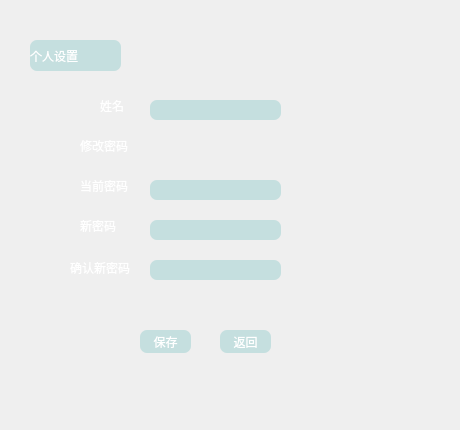
      <widget class="QWidget" name="tab_8">
       <attribute name="title">
        <string>我的考勤</string>
       </attribute>
       <widget class="QLabel" name="label_34">
        <property name="geometry">
         <rect>
          <x>80</x>
          <y>180</y>
          <width>54</width>
          <height>12</height>
         </rect>
        </property>
        <property name="styleSheet">
         <string notr="true">background: rgba(154, 207, 206,0);
color: rgb(255, 255, 255);
border:none;
border-radius:7px;
cursor:pointer;
border-image:none;
</string>
        </property>
        <property name="text">
         <string>当前密码</string>
        </property>
       </widget>
       <widget class="QLabel" name="label_35">
        <property name="geometry">
         <rect>
          <x>80</x>
          <y>140</y>
          <width>54</width>
          <height>12</height>
         </rect>
        </property>
        <property name="styleSheet">
         <string notr="true">background: rgba(154, 207, 206,0);
color: rgb(255, 255, 255);
border:none;
border-radius:7px;
cursor:pointer;
border-image:none;
</string>
        </property>
        <property name="text">
         <string>修改密码</string>
        </property>
       </widget>
       <widget class="QLineEdit" name="querenpsw">
        <property name="geometry">
         <rect>
          <x>150</x>
          <y>260</y>
          <width>131</width>
          <height>20</height>
         </rect>
        </property>
        <property name="styleSheet">
         <string notr="true">background: rgba(154, 207, 206,0.5);
color: rgb(255, 255, 255);
border:none;
border-radius:7px;
cursor:pointer;
border-image:none;
</string>
        </property>
       </widget>
       <widget class="QCheckBox" name="checkBox_9">
        <property name="geometry">
         <rect>
          <x>150</x>
          <y>140</y>
          <width>71</width>
          <height>16</height>
         </rect>
        </property>
        <property name="styleSheet">
         <string notr="true">background: rgba(154, 207, 206,0);
color: rgb(255, 255, 255);
border:none;
border-radius:7px;
cursor:pointer;
border-image:none;
</string>
        </property>
        <property name="text">
         <string/>
        </property>
       </widget>
       <widget class="QPushButton" name="pb_save">
        <property name="geometry">
         <rect>
          <x>140</x>
          <y>330</y>
          <width>51</width>
          <height>23</height>
         </rect>
        </property>
        <property name="styleSheet">
         <string notr="true">background: rgba(154, 207, 206,0.5);
color: rgb(255, 255, 255);
border:none;
border-radius:7px;
cursor:pointer;
border-image:none;
</string>
        </property>
        <property name="text">
         <string>保存</string>
        </property>
       </widget>
       <widget class="QLabel" name="label_36">
        <property name="geometry">
         <rect>
          <x>80</x>
          <y>220</y>
          <width>54</width>
          <height>12</height>
         </rect>
        </property>
        <property name="styleSheet">
         <string notr="true">background: rgba(154, 207, 206,0);
color: rgb(255, 255, 255);
border:none;
border-radius:7px;
cursor:pointer;
border-image:none;
</string>
        </property>
        <property name="text">
         <string>新密码</string>
        </property>
       </widget>
       <widget class="QLabel" name="label_37">
        <property name="geometry">
         <rect>
          <x>30</x>
          <y>40</y>
          <width>91</width>
          <height>31</height>
         </rect>
        </property>
        <property name="styleSheet">
         <string notr="true">background: rgba(154, 207, 206,0.5);
color: rgb(255, 255, 255);
border:none;
border-radius:7px;
cursor:pointer;
border-image:none;
</string>
        </property>
        <property name="text">
         <string>个人设置</string>
        </property>
       </widget>
       <widget class="QLabel" name="label_38">
        <property name="geometry">
         <rect>
          <x>70</x>
          <y>260</y>
          <width>71</width>
          <height>16</height>
         </rect>
        </property>
        <property name="styleSheet">
         <string notr="true">background: rgba(154, 207, 206,0);
color: rgb(255, 255, 255);
border:none;
border-radius:7px;
cursor:pointer;
border-image:none;
</string>
        </property>
        <property name="text">
         <string>确认新密码</string>
        </property>
       </widget>
       <widget class="QLineEdit" name="newpsw">
        <property name="geometry">
         <rect>
          <x>150</x>
          <y>220</y>
          <width>131</width>
          <height>20</height>
         </rect>
        </property>
        <property name="styleSheet">
         <string notr="true">background: rgba(154, 207, 206,0.5);
color: rgb(255, 255, 255);
border:none;
border-radius:7px;
cursor:pointer;
border-image:none;
</string>
        </property>
        <property name="readOnly">
         <bool>true</bool>
        </property>
       </widget>
       <widget class="QLineEdit" name="le_name">
        <property name="geometry">
         <rect>
          <x>150</x>
          <y>100</y>
          <width>131</width>
          <height>20</height>
         </rect>
        </property>
        <property name="styleSheet">
         <string notr="true">background: rgba(154, 207, 206,0.5);
color: rgb(255, 255, 255);
border:none;
border-radius:7px;
cursor:pointer;
border-image:none;
</string>
        </property>
        <property name="readOnly">
         <bool>true</bool>
        </property>
       </widget>
       <widget class="QLineEdit" name="currentpsw">
        <property name="geometry">
         <rect>
          <x>150</x>
          <y>180</y>
          <width>131</width>
          <height>20</height>
         </rect>
        </property>
        <property name="styleSheet">
         <string notr="true">background: rgba(154, 207, 206,0.5);
color: rgb(255, 255, 255);
border:none;
border-radius:7px;
cursor:pointer;
border-image:none;
</string>
        </property>
        <property name="readOnly">
         <bool>true</bool>
        </property>
       </widget>
       <widget class="QPushButton" name="pb_return">
        <property name="geometry">
         <rect>
          <x>220</x>
          <y>330</y>
          <width>51</width>
          <height>23</height>
         </rect>
        </property>
        <property name="styleSheet">
         <string notr="true">background: rgba(154, 207, 206,0.5);
color: rgb(255, 255, 255);
border:none;
border-radius:7px;
cursor:pointer;
border-image:none;
</string>
        </property>
        <property name="text">
         <string>返回</string>
        </property>
       </widget>
       <widget class="QLabel" name="label_39">
        <property name="geometry">
         <rect>
          <x>100</x>
          <y>100</y>
          <width>54</width>
          <height>12</height>
         </rect>
        </property>
        <property name="styleSheet">
         <string notr="true">background: rgba(154, 207, 206,0);
color: rgb(255, 255, 255);
border:none;
border-radius:7px;
cursor:pointer;
border-image:none;
</string>
        </property>
        <property name="text">
         <string>姓名</string>
        </property>
       </widget>
       <widget class="QLabel" name="lb_queren_3">
        <property name="geometry">
         <rect>
          <x>310</x>
          <y>260</y>
          <width>141</width>
          <height>16</height>
         </rect>
        </property>
        <property name="styleSheet">
         <string notr="true">background: rgba(154, 207, 206,0);
color: rgb(255, 255, 255);
border:none;
border-radius:7px;
cursor:pointer;
border-image:none;
</string>
        </property>
        <property name="text">
         <string/>
        </property>
       </widget>
       <widget class="QLabel" name="lb_currentpsw_3">
        <property name="geometry">
         <rect>
          <x>310</x>
          <y>180</y>
          <width>131</width>
          <height>16</height>
         </rect>
        </property>
        <property name="styleSheet">
         <string notr="true">background: rgba(154, 207, 206,0);
color: rgb(255, 255, 255);
border:none;
border-radius:7px;
cursor:pointer;
border-image:none;
</string>
        </property>
        <property name="text">
         <string/>
        </property>
       </widget>
       <widget class="QLabel" name="lb_show">
        <property name="geometry">
         <rect>
          <x>90</x>
          <y>370</y>
          <width>141</width>
          <height>51</height>
         </rect>
        </property>
        <property name="styleSheet">
         <string notr="true">background: rgba(154, 207, 206,0);
color: rgb(255, 255, 255);
border:none;
border-radius:7px;
cursor:pointer;
border-image:none;
</string>
        </property>
        <property name="text">
         <string/>
        </property>
       </widget>
      </widget>
